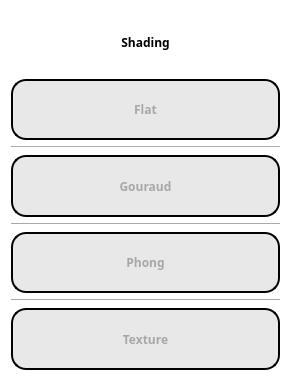
<?xml version="1.0" encoding="UTF-8"?>
<ui version="4.0">
 <class>ShadingForm</class>
 <widget class="QWidget" name="ShadingForm">
  <property name="geometry">
   <rect>
    <x>0</x>
    <y>0</y>
    <width>291</width>
    <height>381</height>
   </rect>
  </property>
  <property name="windowTitle">
   <string>Form</string>
  </property>
  <property name="styleSheet">
   <string notr="true">background-color:rgb(255, 255, 255)</string>
  </property>
  <layout class="QGridLayout" name="gridLayout">
   <item row="0" column="0">
    <layout class="QVBoxLayout" name="verticalLayout" stretch="0,0,0,0,0,0,0,0">
     <item>
      <widget class="QLabel" name="label">
       <property name="font">
        <font>
         <family>Arial Black</family>
         <weight>75</weight>
         <bold>true</bold>
        </font>
       </property>
       <property name="text">
        <string>Shading</string>
       </property>
       <property name="alignment">
        <set>Qt::AlignCenter</set>
       </property>
      </widget>
     </item>
     <item>
      <widget class="QToolButton" name="FlattoolButton">
       <property name="sizePolicy">
        <sizepolicy hsizetype="Minimum" vsizetype="Minimum">
         <horstretch>0</horstretch>
         <verstretch>0</verstretch>
        </sizepolicy>
       </property>
       <property name="font">
        <font>
         <family>Arial Black</family>
         <weight>75</weight>
         <bold>true</bold>
        </font>
       </property>
       <property name="styleSheet">
        <string notr="true">QToolButton
{
     background-color:rgb(232, 232, 232);
    color: #a7a7a7;
    border-radius: 15px;
	border: 2px solid rgb(0, 0, 0)
}

QToolButton:pressed
{
            color: rgb(12, 12, 255);
             border-radius: 15px;
                outline: 0;
                    background: 0 0;
                    border: 1px solid #000;
                    font-size: 16px;
                    line-height: 1.5;
                    padding: 12px 16px;
                    text-decoration: none;
                    white-space: nowrap;              
                
}
</string>
       </property>
       <property name="text">
        <string>Flat</string>
       </property>
      </widget>
     </item>
     <item>
      <widget class="Line" name="line">
       <property name="orientation">
        <enum>Qt::Horizontal</enum>
       </property>
      </widget>
     </item>
     <item>
      <widget class="QToolButton" name="GouraudtoolButton">
       <property name="sizePolicy">
        <sizepolicy hsizetype="Minimum" vsizetype="Minimum">
         <horstretch>0</horstretch>
         <verstretch>0</verstretch>
        </sizepolicy>
       </property>
       <property name="font">
        <font>
         <family>Arial Black</family>
         <weight>75</weight>
         <bold>true</bold>
        </font>
       </property>
       <property name="styleSheet">
        <string notr="true">QToolButton
{
     background-color:rgb(232, 232, 232);
    color: #a7a7a7;
    border-radius: 15px;
	border: 2px solid rgb(0, 0, 0)
}

QToolButton:pressed
{
            color: rgb(12, 12, 255);
             border-radius: 15px;
                outline: 0;
                    background: 0 0;
                    border: 1px solid #000;
                    font-size: 16px;
                    line-height: 1.5;
                    padding: 12px 16px;
                    text-decoration: none;
                    white-space: nowrap;              
                
}
</string>
       </property>
       <property name="text">
        <string>Gouraud</string>
       </property>
      </widget>
     </item>
     <item>
      <widget class="Line" name="line_2">
       <property name="orientation">
        <enum>Qt::Horizontal</enum>
       </property>
      </widget>
     </item>
     <item>
      <widget class="QToolButton" name="PhongtoolButton">
       <property name="sizePolicy">
        <sizepolicy hsizetype="Minimum" vsizetype="Minimum">
         <horstretch>0</horstretch>
         <verstretch>0</verstretch>
        </sizepolicy>
       </property>
       <property name="font">
        <font>
         <family>Arial Black</family>
         <weight>75</weight>
         <bold>true</bold>
        </font>
       </property>
       <property name="styleSheet">
        <string notr="true">QToolButton
{
     background-color:rgb(232, 232, 232);
    color: #a7a7a7;
    border-radius: 15px;
	border: 2px solid rgb(0, 0, 0)
}

QToolButton:pressed
{
            color: rgb(12, 12, 255);
             border-radius: 15px;
                outline: 0;
                    background: 0 0;
                    border: 1px solid #000;
                    font-size: 16px;
                    line-height: 1.5;
                    padding: 12px 16px;
                    text-decoration: none;
                    white-space: nowrap;              
                
}
</string>
       </property>
       <property name="text">
        <string>Phong</string>
       </property>
      </widget>
     </item>
     <item>
      <widget class="Line" name="line_3">
       <property name="orientation">
        <enum>Qt::Horizontal</enum>
       </property>
      </widget>
     </item>
     <item>
      <widget class="QToolButton" name="TexturetoolButton">
       <property name="sizePolicy">
        <sizepolicy hsizetype="Minimum" vsizetype="Minimum">
         <horstretch>0</horstretch>
         <verstretch>0</verstretch>
        </sizepolicy>
       </property>
       <property name="font">
        <font>
         <family>Arial Black</family>
         <weight>75</weight>
         <bold>true</bold>
        </font>
       </property>
       <property name="styleSheet">
        <string notr="true">QToolButton
{
     background-color:rgb(232, 232, 232);
    color: #a7a7a7;
    border-radius: 15px;
	border: 2px solid rgb(0, 0, 0)
}

QToolButton:pressed
{
            color: rgb(12, 12, 255);
             border-radius: 15px;
                outline: 0;
                    background: 0 0;
                    border: 1px solid #000;
                    font-size: 16px;
                    line-height: 1.5;
                    padding: 12px 16px;
                    text-decoration: none;
                    white-space: nowrap;              
                
}
</string>
       </property>
       <property name="text">
        <string>Texture</string>
       </property>
       <property name="icon">
        <iconset>
         <normaloff>../../Users/KOSA/Desktop/image/Texture.png</normaloff>../../Users/KOSA/Desktop/image/Texture.png</iconset>
       </property>
       <property name="iconSize">
        <size>
         <width>30</width>
         <height>30</height>
        </size>
       </property>
       <property name="toolButtonStyle">
        <enum>Qt::ToolButtonTextUnderIcon</enum>
       </property>
      </widget>
     </item>
    </layout>
   </item>
  </layout>
 </widget>
 <resources/>
 <connections/>
</ui>
